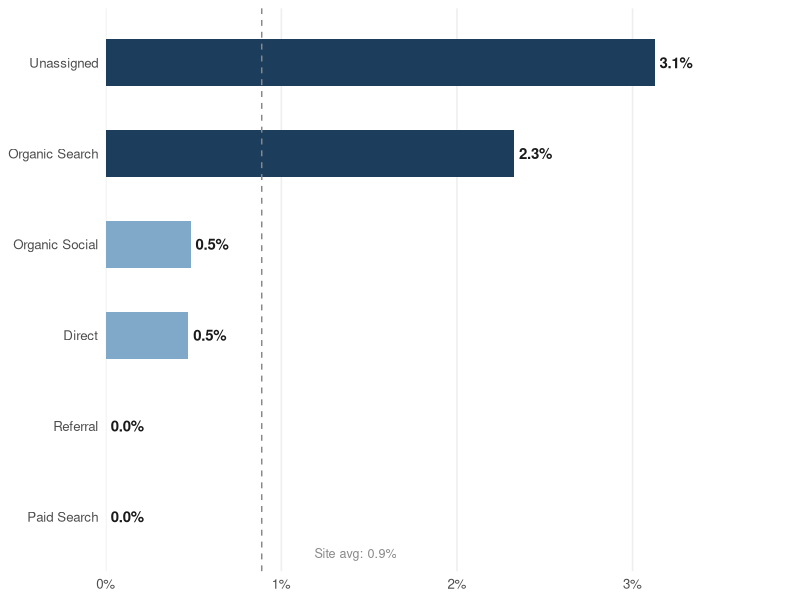
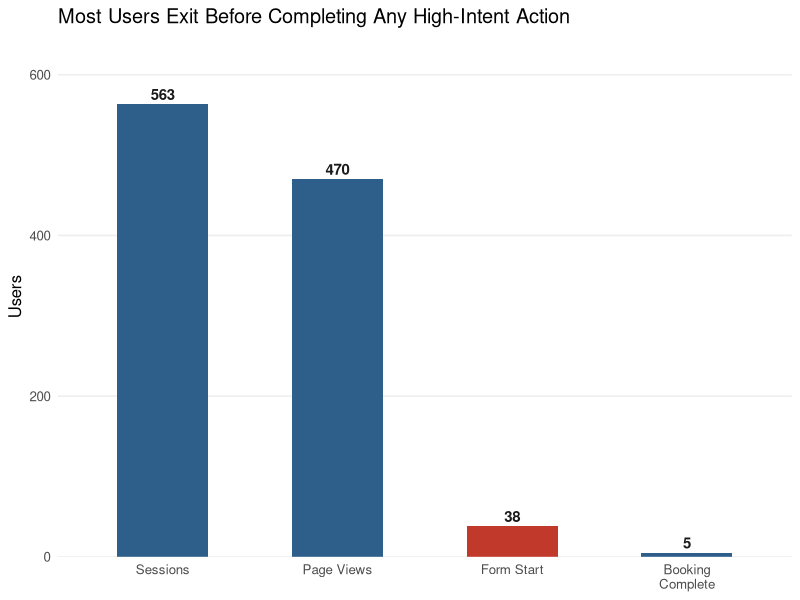

The R script that drew these images, in order:
## ---- chunk 1
#| label: setup
#| include: false

# Load required packages
# install.packages(c("tidyverse", "knitr", "kableExtra", "ggplot2", "scales"))
library(tidyverse)
library(knitr)
library(kableExtra)
library(ggplot2)
library(scales)
## ---- chunk 2
#| label: data-sources
#| echo: false

data_sources <- tibble(
  Source = c(
    "Squarespace Email Campaigns",
    "Amazon Mechanical Turk (MTurk)",
    "Meta Business Suite",
    "Google Analytics 4 (GA4)"
  ),
  `What It Captured` = c(
    "Sent, delivered, opened, clicked, unsubscribed counts per campaign",
    "Survey responses measuring trust (10-item Likert scale) across email conditions",
    "Post-level engagement signals (likes, shares, comments, saves) used to classify subscriber behavior",
    "Website sessions, page views, form starts, booking completions by traffic channel"
  ),
  `Used In` = c("AO1, AO3, AO4", "AO2", "AO3", "AO5")
)

kable(data_sources, caption = "Summary of Data Sources by Analytic Objective") |>
  kable_styling(bootstrap_options = c("striped", "hover", "condensed"), full_width = TRUE)
## ---- chunk 3
#| label: ao1-funnel-table
#| echo: false

ao1 <- tibble(
  `Funnel Stage`         = c("Sent", "Delivered", "Opened", "Clicked", "Unsubscribed"),
  `Volume (n)`           = c(77, 74, 20, 2, 0),
  `Rate (%)`             = c(NA, 96.1, 27.3, 10.0, 0.0),
  `Attrition from Prior` = c(NA, "-3.90%", "-72.97%", "-90.00%", "—")
)

kable(ao1, caption = "Table 1: Non-Personalized Email Campaign Baseline Engagement Funnel — MEin3D") |>
  kable_styling(bootstrap_options = c("striped", "hover"), full_width = FALSE) |>
  column_spec(1, bold = TRUE)
## ---- chunk 4
#| label: ao2-results-table
#| echo: false

ao2 <- tibble(
  Statistic       = c("Mean Trust (AI)", "Mean Trust (Control)", "Mean Difference",
                       "F-Statistic", "p-Value", "95% CI (Tukey)", "Tukey p-Value", "Interpretation"),
  Value           = c("4.24", "4.16", "0.08", "0.745", "0.39",
                       "[−0.280, 0.110]", "0.39", "No statistically significant difference")
)

kable(ao2, caption = "Table 2: ANOVA Results — Trust Score by Email Condition") |>
  kable_styling(bootstrap_options = c("striped", "hover"), full_width = FALSE)
## ---- chunk 5
#| label: ao4-metrics-table
#| echo: false

ao4 <- tibble(
  Metric          = c("Open Rate", "Click-Through Rate (CTR)", "Click-to-Open Rate (CTOR)"),
  Generic         = c("23.1%", "1.38%", "5.6%"),
  Personalized    = c("29.9%", "3.56%", "11.4%"),
  Lift            = c("+6.7 pp", "+2.18 pp (+2.6×)", "+5.8 pp (+2×)")
)

kable(ao4, caption = "Table 3: Feature-Level Engagement Metrics — Generic vs. Personalized CTA") |>
  kable_styling(bootstrap_options = c("striped", "hover"), full_width = FALSE)
## ---- chunk 6
#| label: ao5-channel-table
#| echo: false

ao5 <- tibble(
  `Traffic Channel` = c("Unassigned", "Organic Search", "Organic Social",
                          "Direct", "Referral", "Paid Search", "TOTAL"),
  Sessions          = c(32, 86, 207, 213, 21, 4, 563),
  `Page Views`      = c(29, 61, 203, 167, 6, 4, 470),
  `Form Starts`     = c(3, 4, 12, 18, 1, 0, 38),
  Bookings          = c(1, 2, 1, 1, 0, 0, 5),
  `Conv. Rate`      = c("3.1%", "2.3%", "0.5%", "0.5%", "0.0%", "0.0%", "0.9%")
)

kable(ao5, caption = "Table 4: Booking Funnel Performance by Traffic Channel (Jan 1 – Apr 21, 2026)") |>
  kable_styling(bootstrap_options = c("striped", "hover"), full_width = TRUE) |>
  row_spec(nrow(ao5), bold = TRUE, background = "#f0f0f0")
## ---- chunk 7
#| label: load-data

# Sessions by channel (from Traffic Acquisition report)
sessions_raw <- read_csv("A05_data_sessions.csv", skip = 9, show_col_types = FALSE) |>
  rename(channel = 1, sessions = 2, total_users = 3) |>
  filter(!is.na(channel), channel != "")

# All events by channel (from Events report)
events_raw <- read_csv("A05_data_ga4-events.csv", skip = 9, show_col_types = FALSE) |>
  rename(event_name = 1, channel = 2, event_count = 3, total_users = 4) |>
  filter(!is.na(event_name), event_name != "")
## ---- chunk 8
#| label: extract-events

# Helper: extract one event's Total users by channel
extract_event <- function(event_nm, col_name) {
  events_raw |>
    filter(event_name == event_nm) |>
    select(channel, {{ col_name }} := total_users)
}

# Funnel stages (using Total users, not event count)
page_view        <- extract_event("page_view",        page_views)
form_start       <- extract_event("form_start",       form_starts)
booking_complete <- extract_event("booking_complete", bookings)

# High-intent behavioral signals (context only — not sequential funnel gates,
# because form_start users exceed contact/appt users, indicating the form
# is accessible via multiple paths on the site)
schedule_appt <- extract_event("Schedule_Appointment", sched_appt_users)
contact_us    <- extract_event("contact_us",           contact_us_users)

#| label: build-table

ga4_data <- sessions_raw |>
  select(channel, sessions) |>
  left_join(page_view,        by = "channel") |>
  left_join(form_start,       by = "channel") |>
  left_join(booking_complete, by = "channel") |>
  left_join(schedule_appt,    by = "channel") |>
  left_join(contact_us,       by = "channel") |>
  mutate(across(-channel, ~replace_na(., 0))) |>
  mutate(
    page_view_rate    = if_else(sessions > 0,    page_views  / sessions,   0),
    form_start_rate   = if_else(page_views > 0,  form_starts / page_views, 0),
    booking_rate      = if_else(form_starts > 0, bookings    / form_starts, 0),
    overall_conv_rate = if_else(sessions > 0,    bookings    / sessions,   0)
  )

totals <- ga4_data |>
  summarise(
    channel           = "TOTAL",
    sessions          = sum(sessions),
    page_views        = sum(page_views),
    form_starts       = sum(form_starts),
    bookings          = sum(bookings),
    sched_appt_users  = sum(sched_appt_users),
    contact_us_users  = sum(contact_us_users),
    overall_conv_rate = sum(bookings) / sum(sessions)
  )

site_avg <- totals$overall_conv_rate
## ---- chunk 9
#| label: fig-channels
#| fig-width: 7
#| fig-height: 4
#| fig-cap: "Booking conversion rate (booking_complete users ÷ sessions) by traffic channel. Dashed line indicates site average."

ga4_data |>
  mutate(
    channel   = fct_reorder(channel, overall_conv_rate),
    highlight = overall_conv_rate > site_avg
  ) |>
  ggplot(aes(x = channel, y = overall_conv_rate, fill = highlight)) +
  geom_col(width = 0.52) +
  geom_text(aes(label = percent(overall_conv_rate, accuracy = 0.1)),
            hjust = -0.15, size = 3.8, fontface = "bold", color = "#1A1A1A") +
  geom_hline(yintercept = site_avg, linetype = "dashed",
             color = "#888888", linewidth = 0.5) +
  annotate("text", x = 0.6, y = site_avg + 0.003,
           label = paste0("Site avg: ", percent(site_avg, accuracy = 0.1)),
           size = 3.2, color = "#888888", hjust = 0) +
  coord_flip() +
  scale_fill_manual(values = c("FALSE" = "#7FA8C9", "TRUE" = "#1D3D5C")) +
  scale_y_continuous(labels = percent_format(accuracy = 1),
                     expand = expansion(mult = c(0, 0.25))) +
  labs(x = NULL, y = NULL) +
  theme_minimal(base_size = 12) +
  theme(
    panel.grid.major.y = element_blank(),
    panel.grid.minor   = element_blank(),
    panel.grid.major.x = element_line(color = "#EEEEEE"),
    axis.ticks         = element_blank(),
    legend.position    = "none"
  )
## ---- chunk 10
#| label: fig-funnel
#| fig-width: 7
#| fig-height: 4
#| fig-cap: "Unique users at each stage of the booking funnel. Red bar indicates the largest drop-off point."

funnel_long <- tibble(
  stage = factor(
    c("Sessions", "Page Views", "Form Start", "Booking\nComplete"),
    levels = c("Sessions", "Page Views", "Form Start", "Booking\nComplete")
  ),
  count     = c(totals$sessions, totals$page_views, totals$form_starts, totals$bookings),
  highlight = c(FALSE, FALSE, TRUE, FALSE)
)

ggplot(funnel_long, aes(x = stage, y = count, fill = highlight)) +
  geom_col(width = 0.52) +
  geom_text(aes(label = comma(count)),
            vjust = -0.4, size = 3.8, fontface = "bold", color = "#1A1A1A") +
  scale_fill_manual(values = c("FALSE" = "#2E5F8A", "TRUE" = "#C0392B")) +
  scale_y_continuous(expand = expansion(mult = c(0, 0.15))) +
  labs(title= "Most Users Exit Before Completing Any High-Intent Action", x = NULL, y = "Users") +
  theme_minimal(base_size = 12) +
  theme(
    panel.grid.major.x = element_blank(),
    panel.grid.minor   = element_blank(),
    panel.grid.major.y = element_line(color = "#EEEEEE"),
    axis.ticks         = element_blank(),
    legend.position    = "none"
  )
## ---- chunk 11
sessionInfo()
